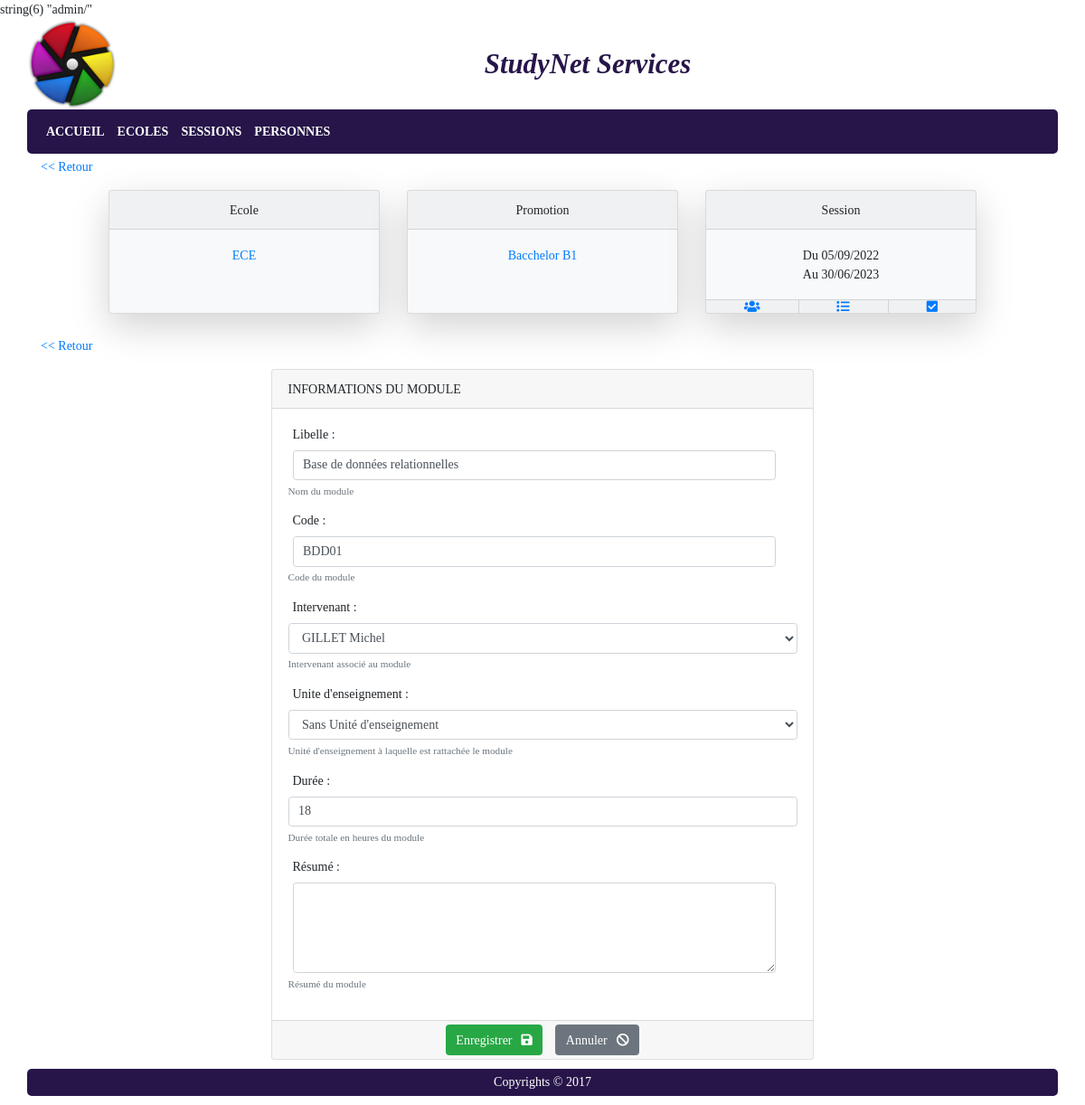
/index.php?p=periodesformation&a=editmodule&idpf=46&idmodule=120 (signed in), run on the app's committed database.
### tables this page shows
CREATE TABLE `promotion` (
  `promo_id` int NOT NULL AUTO_INCREMENT,
  `promo_libelle` varchar(50) NOT NULL,
  `eco_id` int NOT NULL,
  PRIMARY KEY (`promo_id`),
  KEY `FK_promotion_eco_id` (`eco_id`),
  CONSTRAINT `FK_promotion_eco_id` FOREIGN KEY (`eco_id`) REFERENCES `ecole` (`eco_id`)
);

CREATE TABLE `ecole` (
  `eco_id` int NOT NULL AUTO_INCREMENT,
  `eco_nom` varchar(50) NOT NULL,
  `eco_logo` varchar(255) DEFAULT NULL,
  PRIMARY KEY (`eco_id`)
);

CREATE TABLE `periodeformation` (
  `pf_id` int NOT NULL AUTO_INCREMENT,
  `pf_datedebut` date NOT NULL,
  `pf_datefin` date NOT NULL,
  `pf_duree` int NOT NULL,
  `promo_id` int NOT NULL,
  `resp_id` int DEFAULT NULL,
  `statpf_id` int NOT NULL DEFAULT '1',
  PRIMARY KEY (`pf_id`),
  KEY `FK_periodeformation_promo_id` (`promo_id`),
  KEY `FK_PERFOR_RESP` (`resp_id`),
  KEY `FK_PF_STATPF` (`statpf_id`),
  CONSTRAINT `FK_PERFOR_RESP` FOREIGN KEY (`resp_id`) REFERENCES `responsablePedago` (`resp_id`),
  CONSTRAINT `FK_periodeformation_promo_id` FOREIGN KEY (`promo_id`) REFERENCES `promotion` (`promo_id`),
  CONSTRAINT `FK_PF_STATPF` FOREIGN KEY (`statpf_id`) REFERENCES `statutpf` (`statpf_id`)
);

CREATE TABLE `module` (
  `mod_id` int NOT NULL AUTO_INCREMENT,
  `mod_libelle` varchar(200) NOT NULL,
  `mod_code` varchar(20) DEFAULT NULL,
  `mod_details` text,
  `mod_duree` int NOT NULL,
  `unit_id` int DEFAULT NULL,
  PRIMARY KEY (`mod_id`),
  KEY `FK_MOD_UNIT` (`unit_id`),
  CONSTRAINT `FK_MOD_UNIT` FOREIGN KEY (`unit_id`) REFERENCES `uniteenseignement` (`unit_id`)
);

### core/views/admin/view_fichemodule.php (the view, shortened to what the rows shown need)
<nav class="navinterne">
	<a href="<?php print(ROOTHTML); ?>/index.php?p=periodesformation&a=listemodules&idpf=<?php print($pf->getId()); ?>" title="Retour à la liste des modules"><< Retour</a>
</nav>
<form action="" method="post" id="frmSaisie">
	<div class="card card-default text-justify">
		<div class="card-header text-uppercase">Informations du module</div>
		<div class="card-body">
			<div class="form-group">
				<label for="ttLibelle">Libelle : </label>
				<input type="text" class="form-control" aria-describedby="helpLibelle" name="ttLibelle" id="ttLibelle" value="<?php print($module->getLibelle()); ?>" />
				<small id="helpLibelle" class="form-text text-muted">Nom du module</small>
			</div>
			<div class="form-group">
				<label for="ttCode">Code : </label>
				<input type="text" class="form-control" aria-describedby="helpCode" name="ttCode" id="ttCode" value="<?php print($module->getCode()); ?>" />
				<small id="helpCode" class="form-text text-muted">Code du module</small>
			</div>
			<div class="form-group">
				<label for="cbIntervenant">Intervenant : </label>
				<select id="cbIntervenant" class="form-control" aria-describedby="helpIntervenant" name="cbIntervenant">
					<?php
						$script = '<option value="0"> --- </option>';
						if (isset($listePersonnes)){
							foreach ($listePersonnes as $personne){
								$selected = '';
								if (!is_null($module->getIntervenant())){
									if ($personne->equals($module->getIntervenant())){
										$selected = ' selected';
									}
								}
								$script .= '<option value="'.$personne->getPersId().'" '.$selected.'>'.$personne.'</option>';
							}
						}
						print($script);
					?>
				</select>
				<small id="helpIntervenant" class="form-text text-muted">Intervenant associé au module</small>
			</div>
			<div class="form-group">
				<label for="cbUniteEnseignement">Unite d'enseignement : </label>
				<select id="cbUniteEnseignement" class="form-control" aria-describedby="helpUnite" name="cbUniteEnseignement">
					<?php
						$script = '';
						if (isset($listeUnitesEnseignement)){
							foreach ($listeUnitesEnseignement as $uniteenseignement){
								$selected = '';
								if (!is_null($module->getUniteEnseignement())){
									if ($uniteenseignement->equals($module->getUniteEnseignement())){
										$selected = ' selected';
									}
								}
								$script .= '<option value="'.$uniteenseignement->getId().'" '.$selected.'>'.$uniteenseignement.'</option>';
							}
						}
						print($script);
					?>
				</select>
				<small id="helpUnite" class="form-text text-muted">Unité d'enseignement à laquelle est rattachée le module</small>
			</div>
			<div class="form-group">
				<label for="ttDuree">Durée :</label>
				<input type="number" min="0" step="1" pattern="\d+" class="form-control" aria-describedby="helpDuree" name="ttDuree" id="ttDuree" value="<?php print($module->getDuree()); ?>"/>
				<small id="helpDuree" class="form-text text-muted">Durée totale en heures du module</small>
			</div>
			<div class="form-group">
				<label for="ttResume">Résumé : </label>
				<textarea class="form-control" aria-describedby="helpResume" name="ttResume" id="ttResume"><?php print($module->getDetails()); ?></textarea>
				<small id="helpResume" class="form-text text-muted">Résumé du module</small>
			</div>
		</div>
		<div class="card-footer formbtn">
			<button type="submit" class="btn btn-success mr-3">Enregistrer<span class="fa fa-save"></span></button>
			<button type="reset" class="btn btn-secondary">Annuler<span class="fa fa-ban"></span></button>
		</div>
	</div>
</form>

### core/views/admin/view_enteteperiodesformations.php (shortened to what the rows shown need)
<section class="container content_body">
	<section class="row card-deck justify-content-center">
		<div class="card bg-light mb-4 shadow-lg text-center" style="max-width: 300px">
			<div class="card-body">
				<?php
					if (is_null($promo)){
						print('<a href="index.php?p=ecoles" class="card-link">Toutes</a>');
					}else{
						print('<a href="index.php?p=promotions&idecole='.$promo->getIdEcole().'">'.Ecole::getById($promo->getIdEcole())->getNom().'</a>');
					}
				?>
			</div>
		</div>
		<div class="card bg-light mb-4 shadow-lg text-center" style="max-width: 300px">
			<div class="card-body">
				<?php
					if (is_null($promo)){
						print('<a href="index.php?p=promotions" class="card-link">Toutes</a>');
					}else {
						if ($action != 'listepf'){
							print('<a href="index.php?p=periodesformation&a=listepf&idpromo='.$promo->getId().'">'.$promo->getLibelle().'</a>');
						}else{
							print($promo->getLibelle());
						}
					}
				?>
			</div>
		</div>
		<?php
			if (!is_null($pf)){
			?>
			<div class="card bg-light mb-4 shadow-lg text-center" style="max-width: 300px">
				<div class="card-header">Session</div>
				<div class="card-body">
					<p class="card-text">Du <?php print($pf->getDateDebut()); ?><br />Au <?php print($pf->getDateFin()); ?></p>
				</div>
				<div class="card-footer">
					<span><a href="index.php?p=periodesformation&a=listeetudiants&idpf=<?=$pf->getId()?>" title="Liste des étudiants"><span class="fas fa-users align-middle"></span></a></span>
					<span><a href="index.php?p=periodesformation&a=listemodules&idpf=<?=$pf->getId()?>" title="Liste des modules"><span class="fas fa-list align-middle"></span></a></span>
					<span><a href="index.php?p=periodesformation&a=participations&idpf=<?=$pf->getId()?>" title="Gérer la participation des étudiants aux modules"><span class="fas fa-check-square align-middle"></span></a></span>
				</div>
			</div>
			<?php
			}
		?>
	</section>
</section>

### data on the page
promotion: eco.eco_nom "ECE", promo_libelle "Bacchelor B1"
periodeformation: pf_datedebut "05/09/2022", pf_datefin "30/06/2023"
module: ttLibelle "Base de données relationnelles", ttCode "BDD01", ttDuree "18"

### other printed values
$pageTitle "StudyNet Services"
$this->libelle "ACCUEIL"
$this->libelle "ECOLES"
$this->libelle "SESSIONS"
$this->libelle "PERSONNES"
form field cbIntervenant "GILLET Michel"
form field cbUniteEnseignement "Sans Unité d'enseignement"
